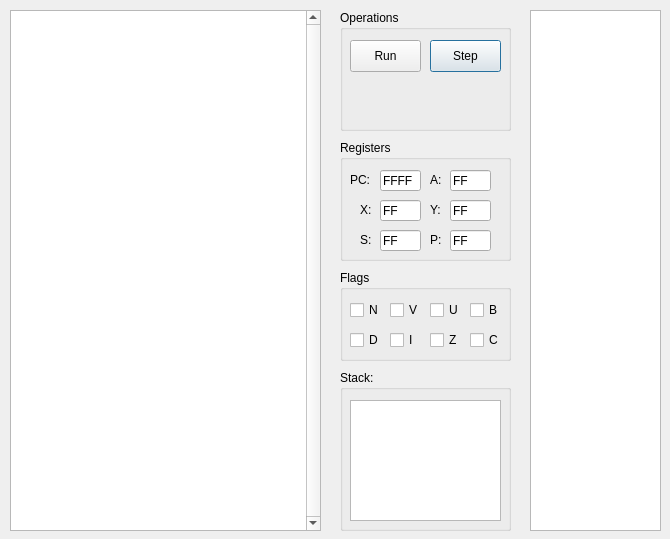
<?xml version="1.0" encoding="UTF-8"?>
<ui version="4.0">
 <class>Dialog</class>
 <widget class="QDialog" name="Dialog">
  <property name="geometry">
   <rect>
    <x>0</x>
    <y>0</y>
    <width>670</width>
    <height>539</height>
   </rect>
  </property>
  <property name="windowTitle">
   <string>Dialog</string>
  </property>
  <widget class="QListView" name="listView">
   <property name="geometry">
    <rect>
     <x>10</x>
     <y>10</y>
     <width>311</width>
     <height>521</height>
    </rect>
   </property>
   <property name="verticalScrollBarPolicy">
    <enum>Qt::ScrollBarAlwaysOn</enum>
   </property>
  </widget>
  <widget class="QGroupBox" name="groupBox">
   <property name="geometry">
    <rect>
     <x>340</x>
     <y>270</y>
     <width>171</width>
     <height>91</height>
    </rect>
   </property>
   <property name="title">
    <string>Flags</string>
   </property>
   <widget class="QCheckBox" name="checkBox_4">
    <property name="geometry">
     <rect>
      <x>130</x>
      <y>30</y>
      <width>31</width>
      <height>20</height>
     </rect>
    </property>
    <property name="text">
     <string>B</string>
    </property>
   </widget>
   <widget class="QCheckBox" name="checkBox">
    <property name="geometry">
     <rect>
      <x>10</x>
      <y>30</y>
      <width>31</width>
      <height>20</height>
     </rect>
    </property>
    <property name="text">
     <string>N</string>
    </property>
   </widget>
   <widget class="QCheckBox" name="checkBox_2">
    <property name="geometry">
     <rect>
      <x>50</x>
      <y>30</y>
      <width>31</width>
      <height>20</height>
     </rect>
    </property>
    <property name="text">
     <string>V</string>
    </property>
   </widget>
   <widget class="QCheckBox" name="checkBox_3">
    <property name="geometry">
     <rect>
      <x>90</x>
      <y>30</y>
      <width>31</width>
      <height>20</height>
     </rect>
    </property>
    <property name="text">
     <string>U</string>
    </property>
   </widget>
   <widget class="QCheckBox" name="checkBox_5">
    <property name="geometry">
     <rect>
      <x>10</x>
      <y>60</y>
      <width>31</width>
      <height>20</height>
     </rect>
    </property>
    <property name="text">
     <string>D</string>
    </property>
   </widget>
   <widget class="QCheckBox" name="checkBox_6">
    <property name="geometry">
     <rect>
      <x>130</x>
      <y>60</y>
      <width>31</width>
      <height>20</height>
     </rect>
    </property>
    <property name="text">
     <string>C</string>
    </property>
   </widget>
   <widget class="QCheckBox" name="checkBox_7">
    <property name="geometry">
     <rect>
      <x>50</x>
      <y>60</y>
      <width>31</width>
      <height>20</height>
     </rect>
    </property>
    <property name="text">
     <string>I</string>
    </property>
   </widget>
   <widget class="QCheckBox" name="checkBox_8">
    <property name="geometry">
     <rect>
      <x>90</x>
      <y>60</y>
      <width>31</width>
      <height>20</height>
     </rect>
    </property>
    <property name="text">
     <string>Z</string>
    </property>
   </widget>
  </widget>
  <widget class="QGroupBox" name="groupBox_2">
   <property name="geometry">
    <rect>
     <x>340</x>
     <y>370</y>
     <width>171</width>
     <height>161</height>
    </rect>
   </property>
   <property name="title">
    <string>Stack: </string>
   </property>
   <widget class="QPlainTextEdit" name="plainTextEdit">
    <property name="geometry">
     <rect>
      <x>10</x>
      <y>30</y>
      <width>151</width>
      <height>121</height>
     </rect>
    </property>
   </widget>
  </widget>
  <widget class="QGroupBox" name="groupBox_3">
   <property name="geometry">
    <rect>
     <x>340</x>
     <y>10</y>
     <width>171</width>
     <height>121</height>
    </rect>
   </property>
   <property name="title">
    <string>Operations</string>
   </property>
   <widget class="QPushButton" name="pushButton_4">
    <property name="geometry">
     <rect>
      <x>90</x>
      <y>30</y>
      <width>71</width>
      <height>32</height>
     </rect>
    </property>
    <property name="text">
     <string>Step</string>
    </property>
   </widget>
   <widget class="QPushButton" name="pushButton_5">
    <property name="geometry">
     <rect>
      <x>10</x>
      <y>30</y>
      <width>71</width>
      <height>32</height>
     </rect>
    </property>
    <property name="text">
     <string>Run</string>
    </property>
   </widget>
  </widget>
  <widget class="QGroupBox" name="groupBox_4">
   <property name="geometry">
    <rect>
     <x>340</x>
     <y>140</y>
     <width>171</width>
     <height>121</height>
    </rect>
   </property>
   <property name="title">
    <string>Registers</string>
   </property>
   <widget class="QLineEdit" name="lineEdit">
    <property name="geometry">
     <rect>
      <x>40</x>
      <y>30</y>
      <width>41</width>
      <height>21</height>
     </rect>
    </property>
    <property name="text">
     <string>FFFF</string>
    </property>
   </widget>
   <widget class="QLabel" name="label">
    <property name="geometry">
     <rect>
      <x>10</x>
      <y>30</y>
      <width>21</width>
      <height>20</height>
     </rect>
    </property>
    <property name="text">
     <string>PC:</string>
    </property>
   </widget>
   <widget class="QLineEdit" name="lineEdit_2">
    <property name="geometry">
     <rect>
      <x>40</x>
      <y>60</y>
      <width>41</width>
      <height>21</height>
     </rect>
    </property>
    <property name="text">
     <string>FF</string>
    </property>
   </widget>
   <widget class="QLabel" name="label_2">
    <property name="geometry">
     <rect>
      <x>20</x>
      <y>60</y>
      <width>21</width>
      <height>20</height>
     </rect>
    </property>
    <property name="text">
     <string>X:</string>
    </property>
   </widget>
   <widget class="QLineEdit" name="lineEdit_3">
    <property name="geometry">
     <rect>
      <x>110</x>
      <y>30</y>
      <width>41</width>
      <height>21</height>
     </rect>
    </property>
    <property name="text">
     <string>FF</string>
    </property>
   </widget>
   <widget class="QLabel" name="label_3">
    <property name="geometry">
     <rect>
      <x>90</x>
      <y>30</y>
      <width>21</width>
      <height>20</height>
     </rect>
    </property>
    <property name="text">
     <string>A:</string>
    </property>
   </widget>
   <widget class="QLineEdit" name="lineEdit_4">
    <property name="geometry">
     <rect>
      <x>110</x>
      <y>60</y>
      <width>41</width>
      <height>21</height>
     </rect>
    </property>
    <property name="text">
     <string>FF</string>
    </property>
   </widget>
   <widget class="QLabel" name="label_4">
    <property name="geometry">
     <rect>
      <x>90</x>
      <y>60</y>
      <width>21</width>
      <height>20</height>
     </rect>
    </property>
    <property name="text">
     <string>Y:</string>
    </property>
   </widget>
   <widget class="QLabel" name="label_5">
    <property name="geometry">
     <rect>
      <x>90</x>
      <y>90</y>
      <width>21</width>
      <height>20</height>
     </rect>
    </property>
    <property name="text">
     <string>P:</string>
    </property>
   </widget>
   <widget class="QLineEdit" name="lineEdit_5">
    <property name="geometry">
     <rect>
      <x>110</x>
      <y>90</y>
      <width>41</width>
      <height>21</height>
     </rect>
    </property>
    <property name="text">
     <string>FF</string>
    </property>
   </widget>
   <widget class="QLineEdit" name="lineEdit_7">
    <property name="geometry">
     <rect>
      <x>40</x>
      <y>90</y>
      <width>41</width>
      <height>21</height>
     </rect>
    </property>
    <property name="text">
     <string>FF</string>
    </property>
   </widget>
   <widget class="QLabel" name="label_7">
    <property name="geometry">
     <rect>
      <x>20</x>
      <y>90</y>
      <width>21</width>
      <height>20</height>
     </rect>
    </property>
    <property name="text">
     <string>S:</string>
    </property>
   </widget>
  </widget>
  <widget class="QListView" name="listView_2">
   <property name="geometry">
    <rect>
     <x>530</x>
     <y>10</y>
     <width>131</width>
     <height>521</height>
    </rect>
   </property>
  </widget>
 </widget>
 <resources/>
 <connections/>
</ui>
